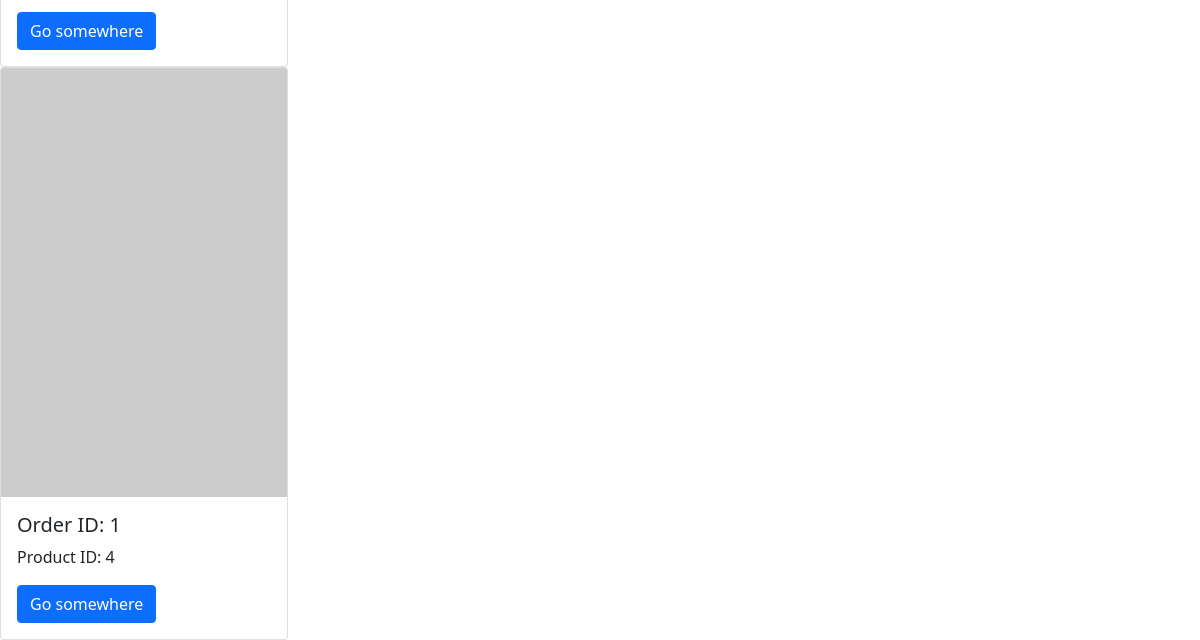
/order_details/ (lower part), run on an earlier commit of the app's database.
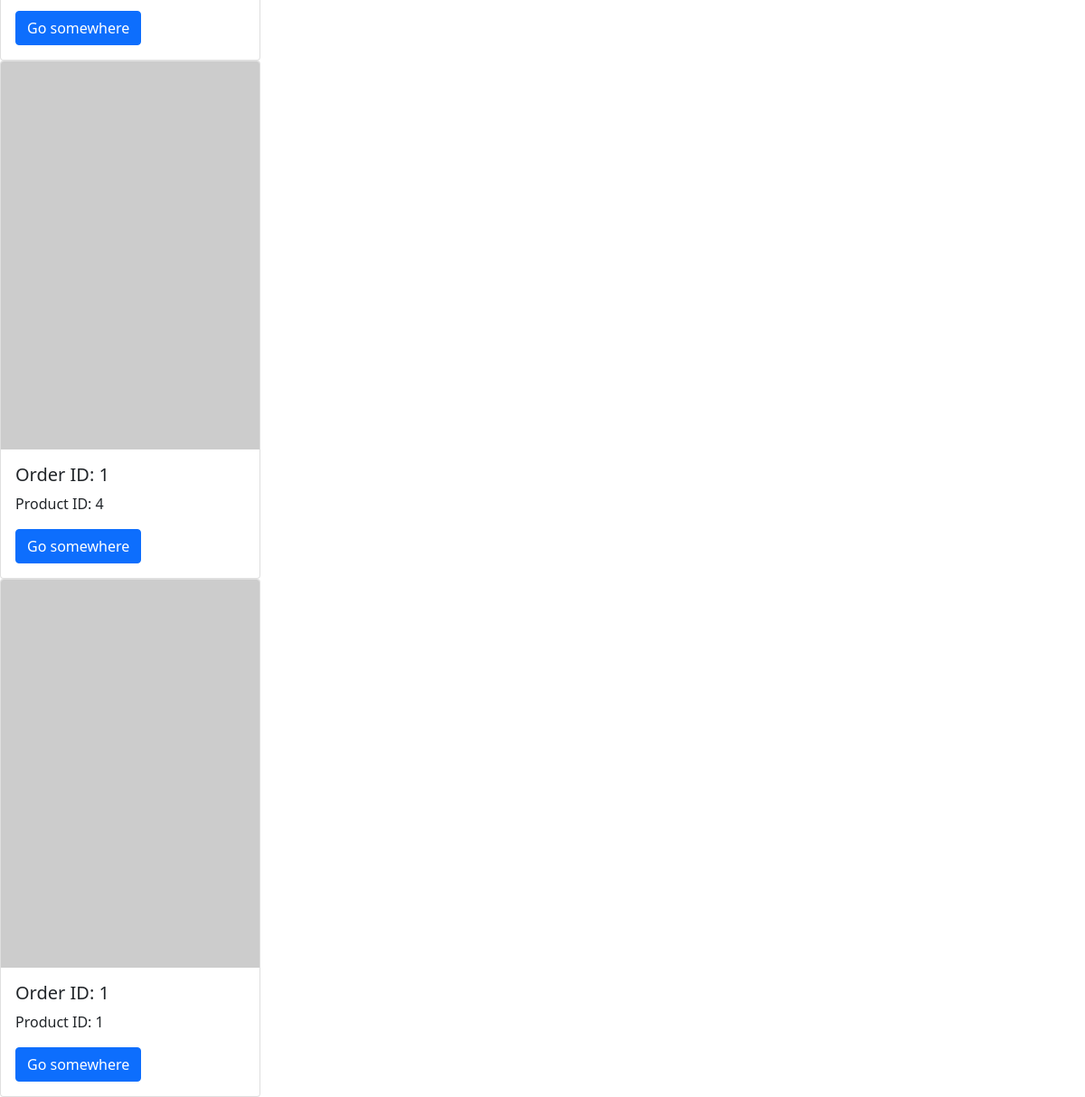
And on a later commit of the database.
### configapp/models.py (models this page shows, shortened)
class OrderDetail(models.Model):
    order = models.ForeignKey(Order, on_delete=models.CASCADE, related_name='details')
    product = models.ForeignKey( Product, on_delete=models.CASCADE, related_name='order_details')
    unit_price = models.DecimalField(max_digits=10, decimal_places=2)
    quantity = models.IntegerField()
    discount = models.DecimalField(max_digits=4, decimal_places=2, default=0.00)

### configapp/views.py (the view)
# urls.py: path('order_details/', views.order_details, name='order_details'),
def order_details(request):
    return render(request, 'order_detail.html', {"order_detail": OrderDetail.objects.all()})

### configapp/templates/order_detail.html (shortened to what this page needs)
<!DOCTYPE html>
<html lang="en">
<head>
</head>
<body>
    {% for item in order_detail %}
    <div class="card" style="width: 18rem;">
    {% if item.picture %}
        <img src="{{ item.picture.url }}" class="card-img-top" alt="{{ item.product_id }}">
    {% else %}
        <img src="https://picsum.photos/seed/picsum/200/300" class="card-img-top" alt="default image">
    {% endif %}
    <div class="card-body">
        <h5 class="card-title">Order ID: {{ item.order_id }}</h5>
        <p class="card-text">Product ID: {{ item.product_id }}</p>
        <a href="#" class="btn btn-primary">Go somewhere</a>
    </div>
</div>
    {%endfor%}
    <link href="https://cdn.jsdelivr.net/npm/bootstrap@5.0.2/dist/css/bootstrap.min.css" rel="stylesheet">
</body>
</html>

What changed in the data, as far as the page shows it:
added OrderDetail: order_id "1", product_id "1"
